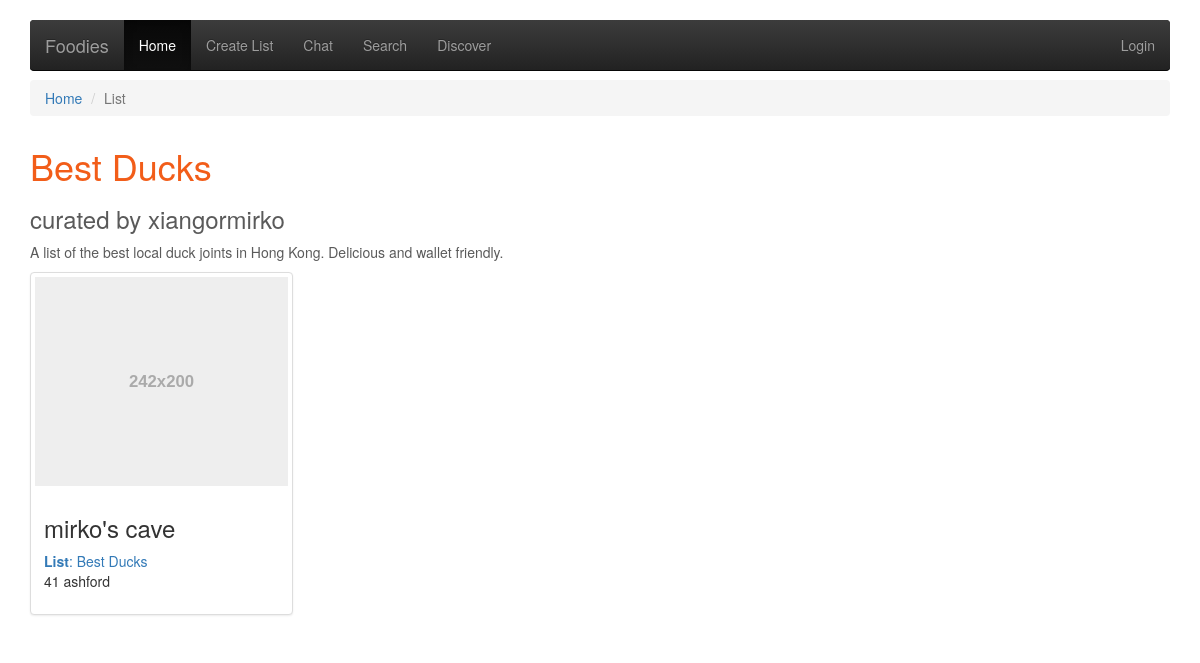
Before: /lists/2/ with the older database file.
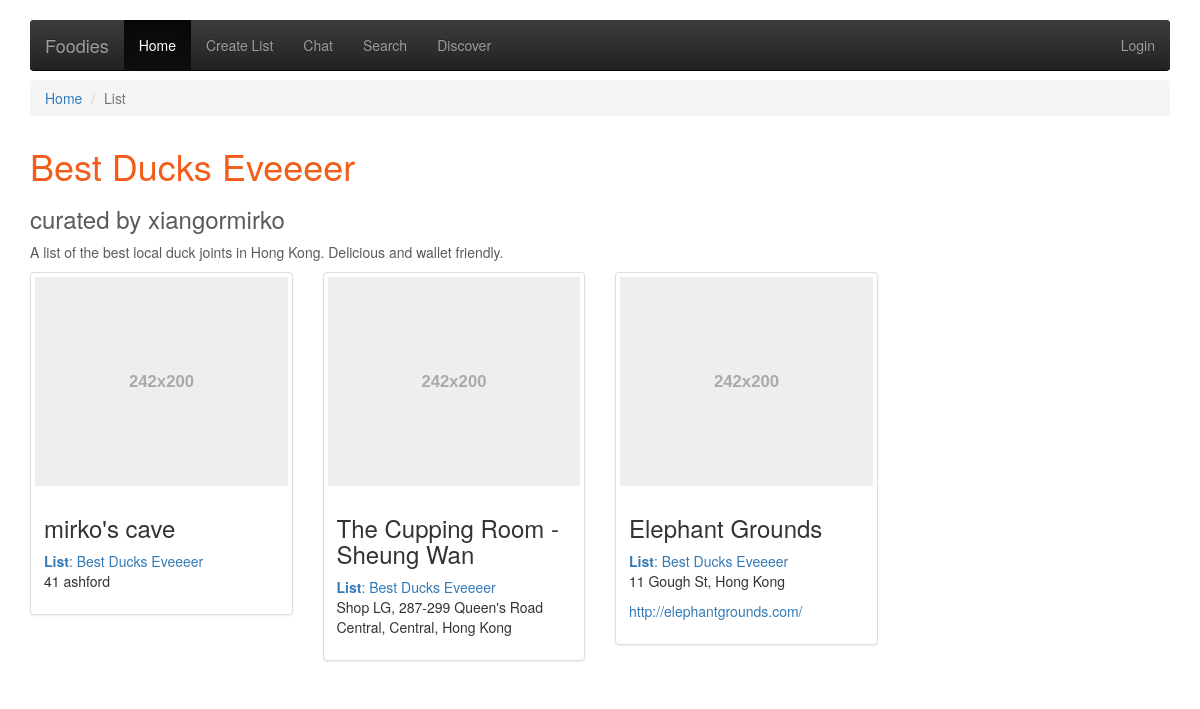
After: the same page with the newer database file.
### rest_lists/models.py (models this page shows, shortened)
class List(models.Model):
    created_at = models.DateTimeField(auto_now_add=True)
    title = models.CharField(max_length=255, validators=[validators.MaxLengthValidator(100)])
    description = models.TextField()
    public = models.BooleanField(default=False)
    owner = models.ForeignKey(User)
    tags = TaggableManager(blank=True)
    thumb = models.ImageField(upload_to='rest_pics', blank=True)
    likes = models.IntegerField(default=0)
    def __str__(self):
        return self.title

class Restaurant(models.Model):
    name = models.CharField(max_length=255)
    address = models.CharField(max_length=255)
    list = models.ForeignKey(List, on_delete=models.CASCADE)
    url = models.URLField(blank=True)
    website = models.URLField(blank=True)
    tags = TaggableManager(blank=True)
    thumb = models.ImageField(upload_to='rest_pics', blank=True)

### rest_lists/views.py (the view)
# urls.py: url(r'(?P<pk>\d+)/$', views.list_detail, name='detail'),
def list_detail(request, pk):
    try:
        list = models.List.objects.prefetch_related(
            'restaurant_set'
        ).get(pk=pk)
    except models.List.DoesNotExist:
        raise Http404
    else:
        restaurants = list.restaurant_set.all()
    if request.method == 'POST':
        rest = models.Restaurant.objects.get(id = request.POST.get('rest_pk'))
        rest.delete()
        print('rest deleted')
        return HttpResponse(request.POST.get('rest_pk'))
    return render(request, 'rest_lists/list_detail.html', {
        'list': list,
        'restaurants' : restaurants
    })

### rest_lists/templates/rest_lists/list_detail.html (shortened to what this page needs)
{% extends 'layout.html' %}
{% load static from staticfiles %}
{% block content %}
    <ol class="breadcrumb">
        <li><a href="/lists/">Home</a></li>
        <li class="active">List</li>
    </ol>
    <h1>{{ list.title }}</h1>
    {% ifequal list.owner_id user.id %}
        <h3>You are the boss | <a href="{% url 'lists:edit_list' list_pk=list.id %}">Edit list</a> | <a
                href="{% url 'lists:create_rest' list_pk=list.id %}">Add restaurants</a></h3>
    {% else %}
        <h3>curated by {{ list.owner }} {{ user.username }} </h3>
    {% endifequal %}
    <p>{{ list.description }}</p>
    <div class="row">
        {% for rest in restaurants %}
            <div class="col-sm6 col-md-3" div_id="{{ rest.id }}">
                <div class="thumbnail">
                    <div class="img-container">
                        <img class="thumb-image" src="
                {% if rest.thumb %}
                    {% static rest.thumb %}
                {% else %}
                    {% static 'img/default.svg' %}
                {% endif %}
                ">
                    </div>
                    <div class="caption">
                        <h3>{{ rest.name }}</h3>
                        <a href="/lists/{{ rest.list.id }}"><strong>List</strong>: {{ rest.list }}</a>
                        <p>{{ rest.address }}</p>
                        {% if rest.website %}
                            <p><a href="{{ rest.website }}" target="_blank">{{ rest.website }}</a></p>
                        {% endif %}
                    </div>
                </div>
            </div>
        {% endfor %}
    </div>
{% endblock %}

Changed rows visible on the page:
changed List "xiangormirko": title "Best Ducks" → "Best Ducks Eveeeer"
changed through a linked row, Restaurant "mirko's cave": list "Best Ducks" → "Best Ducks Eveeeer"
added Restaurant: name "The Cupping Room - Sheung Wan", list "Best Ducks Eveeeer", address "Shop LG, 287-299 Queen's Road Central, Central, Hong Kong"
added Restaurant: name "Elephant Grounds", list "Best Ducks Eveeeer", address "11 Gough St, Hong Kong", website "http://elephantgrounds.com/"
